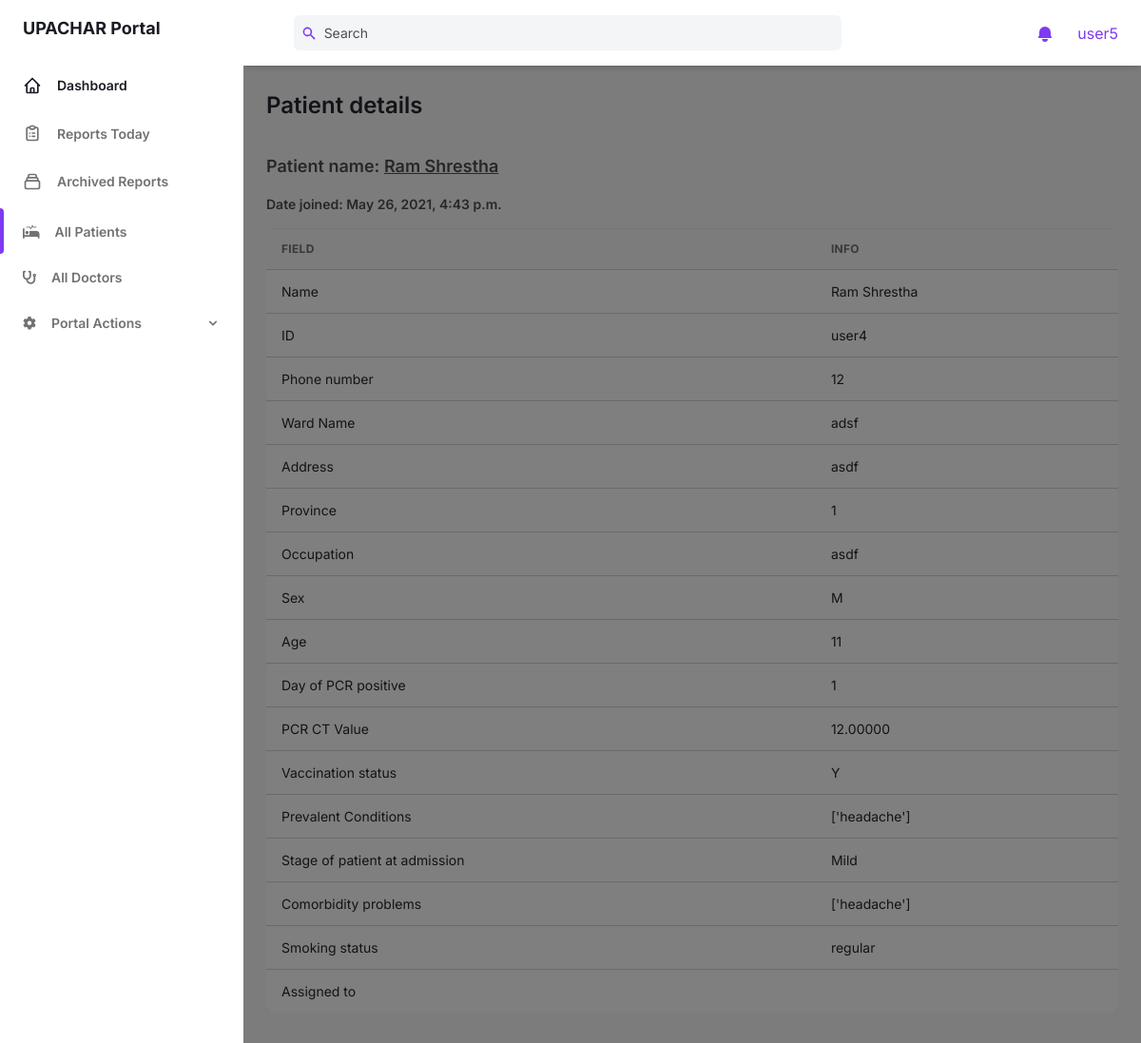
The page /portal/all_patients/10 (signed in) on the database its author committed.
### users/models.py (models this page shows, shortened)
class Profile(models.Model):
    user = models.OneToOneField(User, on_delete=models.CASCADE)
    name = models.CharField(max_length=32, null=True, blank=True)
    phone_no = models.CharField(max_length=10, null=True, blank=True)
    hospital_name = models.CharField(max_length=32, null=True, blank=True)
    hospital_ward_name = models.CharField(max_length=32, null=True, blank=True)
    address = models.CharField(max_length=32, null=True, blank=True)
    province = models.IntegerField(choices=PROVINCES, null=True, blank=True)
    occupation = models.CharField(max_length=34, null=True, blank=True)
    sex = models.CharField(choices=SEX, max_length=1, null=True, blank=True)
    age = models.PositiveIntegerField(null=True, blank=True)
    day_of_pcr_positive = models.PositiveIntegerField(null=True, blank=True)
    PCR_CT_value = models.DecimalField(decimal_places=5, max_digits=10, null=True, blank=True)
    vaccination_status = models.CharField(max_length=1, choices=YES_NO, null=True, blank=True)
    prevalent_conditions = models.JSONField(null=True, blank=True)
    stage_of_patient = models.CharField(max_length=8, choices=STAGES, null=True, blank=True)
    comorbidity_problems = models.JSONField(null=True, blank=True)
    smoking_status = models.CharField(max_length=10, choices=SMOKER_STATUS, null=True, blank=True)
    user_type = models.CharField(max_length=8, choices=USER_TYPES, default='patient')
    assigned_to = models.ForeignKey(User, null=True, blank=True, on_delete=models.CASCADE, related_name='assigned')

### portal/views.py (the view)
# urls.py: path('all_patients/<int:pk>', patient_detail_view, name='patient_detail'),
@login_required
def patient_detail_view(request, pk):
    context = {
        'page': 'all_patients',
        'profile': Profile.objects.get(pk=pk),
    }
    return render(request, 'portal/patient_detail.html', context)

### portal/templates/portal/patient_detail.html (shortened to what this page needs)
{% extends 'portal/base.html' %}
{% load static %}
{% load custom_tags %}
{% block content %}
<main class="h-full overflow-y-auto">
    <div class="container px-6 mx-auto grid">
        <h2 class="mt-6 text-2xl font-semibold text-gray-700 dark:text-gray-200">
            Patient details
        </h2>
        <div class="my-8 w-full overflow-hidden">
            <div class="text-gray-700 dark:text-gray-300">
                <h4 class="mb-4 text-lg font-semibold text-gray-600 dark:text-gray-300">
                    Patient name: <u>{{ profile.name }}</u>
                </h4>
                <h5 class="mb-4 text-sm font-semibold text-gray-600 dark:text-gray-300">
                    Date joined: {{ profile.user.date_joined }}
                    <div class="w-full overflow-hidden rounded-lg shadow-xs">
                        <div class="w-full overflow-x-auto">
                            <table class="w-full whitespace-no-wrap">
                                <thead>
                                    <tr
                                        class="text-xs font-semibold tracking-wide text-left text-gray-500 uppercase border-b dark:border-gray-700 bg-gray-50 dark:text-gray-400 dark:bg-gray-800">
                                        <th class="px-4 py-3">Field</th>
                                        <th class="px-4 py-3">Info</th>
                                    </tr>
                                </thead>
                                <tbody class="bg-white divide-y dark:divide-gray-700 dark:bg-gray-800">
                                    <tr class="text-gray-700 dark:text-gray-400">
                                        <td class="px-4 py-3">
                                            <div class="flex items-center text-sm">
                                                Name
                                            </div>
                                        </td>
                                        <td class="px-4 py-3 text-sm">
                                            {{ profile.name }}
                                        </td>
                                    </tr>
                                    <tr class="text-gray-700 dark:text-gray-400">
                                        <td class="px-4 py-3">
                                            <div class="flex items-center text-sm">
                                                ID
                                            </div>
                                        </td>
                                        <td class="px-4 py-3 text-sm">
                                            {{ profile.user }}
                                        </td>
                                    </tr>
                                    <tr class="text-gray-700 dark:text-gray-400">
                                        <td class="px-4 py-3">
                                            <div class="flex items-center text-sm">
                                                Phone number
                                            </div>
                                        </td>
                                        <td class="px-4 py-3 text-sm">
                                            {{ profile.phone_no }}
                                        </td>
                                    </tr>
                                    <tr class="text-gray-700 dark:text-gray-400">
                                        <td class="px-4 py-3">
                                            <div class="flex items-center text-sm">
                                                Ward Name
                                            </div>
                                        </td>
                                        <td class="px-4 py-3 text-sm">
                                            {{ profile.hospital_ward_name }}
                                        </td>
                                    </tr>
                                    <tr class="text-gray-700 dark:text-gray-400">
                                        <td class="px-4 py-3">
                                            <div class="flex items-center text-sm">
                                                Address
                                            </div>
                                        </td>
                                        <td class="px-4 py-3 text-sm">
                                            {{ profile.address }}
                                        </td>
                                    </tr>
                                    <tr class="text-gray-700 dark:text-gray-400">
                                        <td class="px-4 py-3">
                                            <div class="flex items-center text-sm">
                                                Province
                                            </div>
                                        </td>
                                        <td class="px-4 py-3 text-sm">
                                            {{ profile.province }}
                                        </td>
                                    </tr>
                                    <tr class="text-gray-700 dark:text-gray-400">
                                        <td class="px-4 py-3">
                                            <div class="flex items-center text-sm">
                                                Occupation
                                            </div>
                                        </td>
                                        <td class="px-4 py-3 text-sm">
                                            {{ profile.occupation }}
                                        </td>
                                    </tr>
                                    <tr class="text-gray-700 dark:text-gray-400">
                                        <td class="px-4 py-3">
                                            <div class="flex items-center text-sm">
                                                Sex
                                            </div>
                                        </td>
                                        <td class="px-4 py-3 text-sm">
                                            {{ profile.sex }}
                                        </td>
                                    </tr>
                                    <tr class="text-gray-700 dark:text-gray-400">
                                        <td class="px-4 py-3">
                                            <div class="flex items-center text-sm">
                                                Age
                                            </div>
                                        </td>
                                        <td class="px-4 py-3 text-sm">
                                            {{ profile.age }}
                                        </td>
                                    </tr>
                                    <tr class="text-gray-700 dark:text-gray-400">
                                        <td class="px-4 py-3">
                                            <div class="flex items-center text-sm">
                                                Day of PCR positive
                                            </div>
                                        </td>
                                        <td class="px-4 py-3 text-sm">
                                            {{ profile.day_of_pcr_positive }}
                                        </td>
                                    </tr>
                                    <tr class="text-gray-700 dark:text-gray-400">
                                        <td class="px-4 py-3">
                                            <div class="flex items-center text-sm">
                                                PCR CT Value
                                            </div>
                                        </td>
                                        <td class="px-4 py-3 text-sm">
                                            {{ profile.PCR_CT_value }}
                                        </td>
                                    </tr>
                                    <tr class="text-gray-700 dark:text-gray-400">
                                        <td class="px-4 py-3">
                                            <div class="flex items-center text-sm">
                                                Vaccination status
                                            </div>
                                        </td>
                                        <td class="px-4 py-3 text-sm">
                                            {{ profile.vaccination_status }}
                                        </td>
                                    </tr>
                                    <tr class="text-gray-700 dark:text-gray-400">
                                        <td class="px-4 py-3">
                                            <div class="flex items-center text-sm">
                                                Prevalent Conditions
                                            </div>
                                        </td>
                                        <td class="px-4 py-3 text-sm">
                                            {{ profile.prevalent_conditions|jsonify|get:'data' }}
                                        </td>
                                    </tr>
                                    <tr class="text-gray-700 dark:text-gray-400">
                                        <td class="px-4 py-3">
                                            <div class="flex items-center text-sm">
                                                Stage of patient at admission
                                            </div>
                                        </td>
                                        <td class="px-4 py-3 text-sm">
                                            {{ profile.stage_of_patient }}
                                        </td>
                                    </tr>
                                    <tr class="text-gray-700 dark:text-gray-400">
                                        <td class="px-4 py-3">
                                            <div class="flex items-center text-sm">
                                                Comorbidity problems
                                            </div>
                                        </td>
                                        <td class="px-4 py-3 text-sm">
                                            {{ profile.comorbidity_problems|jsonify|get:'data' }}
                                        </td>
                                    </tr>
                                    <tr class="text-gray-700 dark:text-gray-400">
                                        <td class="px-4 py-3">
                                            <div class="flex items-center text-sm">
                                                Smoking status
                                            </div>
                                        </td>
                                        <td class="px-4 py-3 text-sm">
                                            {{ profile.smoking_status }}
                                        </td>
                                    </tr>
                                    <tr class="text-gray-700 dark:text-gray-400">
                                        <td class="px-4 py-3">
                                            <div class="flex items-center text-sm">
                                                Assigned to
                                            </div>
                                        </td>
                                        <td class="px-4 py-3 text-sm">
                                        </td>
                                    </tr>
                                </tbody>
                            </table>
                        </div>
                    </div>
            </div>
        </div>
    </div>
</main>
{% endblock %}

### portal/templates/portal/header_bar.html (shortened to what this page needs)
<header class="z-10 py-4 bg-white shadow-md dark:bg-gray-800">
    <div
        class="container flex items-center justify-between h-full px-6 mx-auto text-purple-600 dark:text-purple-300">
        <div class="flex justify-center flex-1 lg:mr-32">
            <div class="relative w-full max-w-xl mr-6 focus-within:text-purple-500">
                <div class="absolute inset-y-0 flex items-center pl-2">
                    <svg class="w-4 h-4" aria-hidden="true" fill="currentColor" viewBox="0 0 20 20">
                        <path fill-rule="evenodd"
                            d="M8 4a4 4 0 100 8 4 4 0 000-8zM2 8a6 6 0 1110.89 3.476l4.817 4.817a1 1 0 01-1.414 1.414l-4.816-4.816A6 6 0 012 8z"
                            clip-rule="evenodd"></path>
                    </svg>
                </div>
                <input
                    class="w-full pl-8 pr-2 text-sm text-gray-700 placeholder-gray-600 bg-gray-100 border-0 rounded-md dark:placeholder-gray-500 dark:focus:shadow-outline-gray dark:focus:placeholder-gray-600 dark:bg-gray-700 dark:text-gray-200 focus:placeholder-gray-500 focus:bg-white focus:border-purple-300 focus:outline-none focus:shadow-outline-purple form-input"
                    type="text" placeholder="Search" aria-label="Search" />
            </div>
        </div>
        <ul class="flex items-center flex-shrink-0 space-x-6">
            <li class="relative">
                <button
                    class="relative align-middle rounded-md focus:outline-none focus:shadow-outline-purple"
                    @click="toggleNotificationsMenu" @keydown.escape="closeNotificationsMenu"
                    aria-label="Notifications" aria-haspopup="true">
                    <svg class="w-5 h-5" aria-hidden="true" fill="currentColor" viewBox="0 0 20 20">
                        <path
                            d="M10 2a6 6 0 00-6 6v3.586l-.707.707A1 1 0 004 14h12a1 1 0 00.707-1.707L16 11.586V8a6 6 0 00-6-6zM10 18a3 3 0 01-3-3h6a3 3 0 01-3 3z">
                        </path>
                    </svg>
                </button>
            </li>
            <li class="relative">
                <button class="align-middle rounded-full focus:shadow-outline-purple focus:outline-none"
                    @click="toggleProfileMenu" @keydown.escape="closeProfileMenu" aria-label="Account"
                    aria-haspopup="true">
                        {{ request.user }}
                </button>
            </li>
        </ul>
    </div>
</header>

### rows shown on the page
Profile: name "Ram Shrestha", user.date_joined "May 26, 2021, 4:43 p.m.", user "user4", phone_no "12", hospital_ward_name "adsf", address "asdf", province "1", occupation "asdf", sex "M", age "11", day_of_pcr_positive "1", PCR_CT_value "12.00000", vaccination_status "Y", prevalent_conditions|jsonify "['headache']", stage_of_patient "Mild", comorbidity_problems|jsonify "['headache']", smoking_status "regular"

### other values the page prints
{{ request.user }} "user5"
